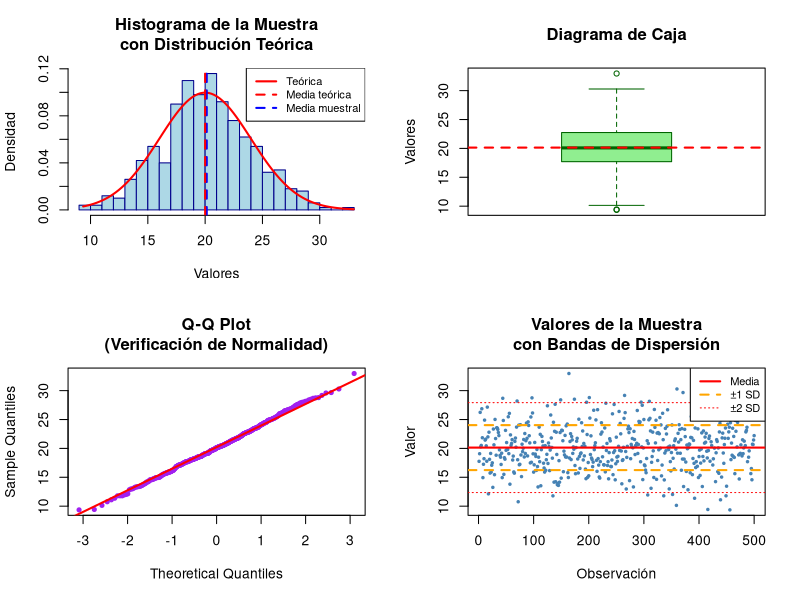

The R script that drew this image:
# Pregunta 2: Análisis de coeficiente de variación en distribución normal
# Simular muestra normal y evaluar dispersión relativa

# Establecer semilla para reproducibilidad
set.seed(123)

# Parámetros de la distribución normal
media_teorica <- 20
desv_teorica <- 4
n <- 500

# Simular muestra de distribución normal
muestra_normal <- rnorm(n, mean = media_teorica, sd = desv_teorica)

# Calcular estadísticas muestrales
media_muestral <- mean(muestra_normal)
desv_muestral <- sd(muestra_normal)

# Calcular coeficiente de variación
cv <- (desv_muestral / media_muestral) * 100

# Mostrar resultados
cat("=== PARÁMETROS DE LA DISTRIBUCIÓN ===\n")
cat("Media teórica (μ):", media_teorica, "\n")
cat("Desviación estándar teórica (σ):", desv_teorica, "\n")
cat("Tamaño de muestra (n):", n, "\n")

cat("\n=== ESTADÍSTICAS MUESTRALES ===\n")
cat("Media muestral:", round(media_muestral, 3), "\n")
cat("Desviación estándar muestral:", round(desv_muestral, 3), "\n")
cat("Varianza muestral:", round(var(muestra_normal), 3), "\n")

cat("\n=== COEFICIENTE DE VARIACIÓN ===\n")
cat("CV = (s/x̄) × 100% =", round(cv, 2), "%\n")

# Crear visualización completa
par(mfrow = c(2, 2))

# 1. Histograma con curva normal teórica
hist(muestra_normal,
     breaks = 30,
     freq = FALSE,
     main = "Histograma de la Muestra\ncon Distribución Teórica",
     xlab = "Valores",
     ylab = "Densidad",
     col = "lightblue",
     border = "darkblue")

# Superponer curva normal teórica
x_teorico <- seq(min(muestra_normal), max(muestra_normal), length = 100)
y_teorico <- dnorm(x_teorico, mean = media_teorica, sd = desv_teorica)
lines(x_teorico, y_teorico, col = "red", lwd = 2)

# Agregar líneas de media
abline(v = media_muestral, col = "blue", lwd = 2, lty = 2)
abline(v = media_teorica, col = "red", lwd = 2, lty = 2)

legend("topright",
       legend = c("Teórica", "Media teórica", "Media muestral"),
       col = c("red", "red", "blue"),
       lty = c(1, 2, 2),
       lwd = 2,
       cex = 0.8)

# 2. Boxplot
boxplot(muestra_normal,
        main = "Diagrama de Caja",
        ylab = "Valores",
        col = "lightgreen",
        border = "darkgreen")

# Agregar línea de media
abline(h = media_muestral, col = "red", lwd = 2, lty = 2)

# 3. Q-Q plot para verificar normalidad
qqnorm(muestra_normal,
       main = "Q-Q Plot\n(Verificación de Normalidad)",
       col = "purple",
       pch = 20)
qqline(muestra_normal, col = "red", lwd = 2)

# 4. Gráfico de dispersión relativa
plot(1:n, muestra_normal,
     main = "Valores de la Muestra\ncon Bandas de Dispersión",
     xlab = "Observación",
     ylab = "Valor",
     pch = 20,
     col = "steelblue",
     cex = 0.6)

# Agregar líneas de referencia
abline(h = media_muestral, col = "red", lwd = 2)
abline(h = media_muestral + desv_muestral, col = "orange", lwd = 2, lty = 2)
abline(h = media_muestral - desv_muestral, col = "orange", lwd = 2, lty = 2)
abline(h = media_muestral + 2*desv_muestral, col = "red", lwd = 1, lty = 3)
abline(h = media_muestral - 2*desv_muestral, col = "red", lwd = 1, lty = 3)

legend("topright",
       legend = c("Media", "±1 SD", "±2 SD"),
       col = c("red", "orange", "red"),
       lty = c(1, 2, 3),
       lwd = c(2, 2, 1),
       cex = 0.8)

# Restaurar parámetros gráficos
par(mfrow = c(1, 1))

# Análisis detallado del coeficiente de variación
cat("\n=== ANÁLISIS DEL COEFICIENTE DE VARIACIÓN ===\n")

# Calcular CV teórico
cv_teorico <- (desv_teorica / media_teorica) * 100
cat("CV teórico:", round(cv_teorico, 2), "%\n")
cat("CV muestral:", round(cv, 2), "%\n")
cat("Diferencia:", round(abs(cv - cv_teorico), 2), "%\n")

# Interpretación del CV
cat("\n=== INTERPRETACIÓN DE LA DISPERSIÓN RELATIVA ===\n")
cat("Criterios generales para interpretar el CV:\n")
cat("• CV < 10%: Dispersión relativa baja\n")
cat("• 10% ≤ CV < 20%: Dispersión relativa moderada\n")
cat("• 20% ≤ CV < 30%: Dispersión relativa alta\n")
cat("• CV ≥ 30%: Dispersión relativa muy alta\n")

cat("\nPara esta muestra:\n")
if (cv < 10) {
  cat("✓ DISPERSIÓN RELATIVA BAJA (CV =", round(cv, 2), "%)\n")
  cat("  Los datos están poco dispersos en relación a la media.\n")
  cat("  La distribución es relativamente homogénea.\n")
} else if (cv < 20) {
  cat("✓ DISPERSIÓN RELATIVA MODERADA (CV =", round(cv, 2), "%)\n")
  cat("  Los datos presentan una dispersión moderada en relación a la media.\n")
  cat("  La variabilidad es aceptable para la mayoría de aplicaciones.\n")
} else if (cv < 30) {
  cat("⚠ DISPERSIÓN RELATIVA ALTA (CV =", round(cv, 2), "%)\n")
  cat("  Los datos están considerablemente dispersos en relación a la media.\n")
  cat("  La variabilidad es alta.\n")
} else {
  cat("⚠ DISPERSIÓN RELATIVA MUY ALTA (CV =", round(cv, 2), "%)\n")
  cat("  Los datos están muy dispersos en relación a la media.\n")
  cat("  La variabilidad es muy alta.\n")
}

# Estadísticas adicionales
cat("\n=== ESTADÍSTICAS ADICIONALES ===\n")
cat("Mínimo:", round(min(muestra_normal), 3), "\n")
cat("Máximo:", round(max(muestra_normal), 3), "\n")
cat("Rango:", round(max(muestra_normal) - min(muestra_normal), 3), "\n")
cat("Mediana:", round(median(muestra_normal), 3), "\n")
cat("Cuartil 1:", round(quantile(muestra_normal, 0.25), 3), "\n")
cat("Cuartil 3:", round(quantile(muestra_normal, 0.75), 3), "\n")
cat("Rango intercuartílico:", round(IQR(muestra_normal), 3), "\n")

# Comparación con otras distribuciones (ejemplos)
cat("\n=== COMPARACIÓN CON OTROS CONTEXTOS ===\n")
cat("Ejemplos de CV en diferentes contextos:\n")
cat("• Alturas humanas: CV ≈ 3-5% (baja dispersión)\n")
cat("• Pesos humanos: CV ≈ 15-20% (moderada dispersión)\n")
cat("• Ingresos: CV ≈ 50-100% (alta dispersión)\n")
cat("• Precios de acciones: CV ≈ 20-50% (alta dispersión)\n")

# Intervalos de confianza para la media
error_estandar <- desv_muestral / sqrt(n)
ic_inferior <- media_muestral - 1.96 * error_estandar
ic_superior <- media_muestral + 1.96 * error_estandar

cat("\n=== INTERVALO DE CONFIANZA PARA LA MEDIA (95%) ===\n")
cat("Error estándar:", round(error_estandar, 4), "\n")
cat("IC 95%: [", round(ic_inferior, 3), ", ", round(ic_superior, 3), "]\n", sep = "")

# Verificar si los parámetros teóricos están dentro del IC
if (media_teorica >= ic_inferior && media_teorica <= ic_superior) {
  cat("✓ La media teórica (", media_teorica, ") está dentro del IC 95%\n")
} else {
  cat("⚠ La media teórica (", media_teorica, ") está fuera del IC 95%\n")
}
